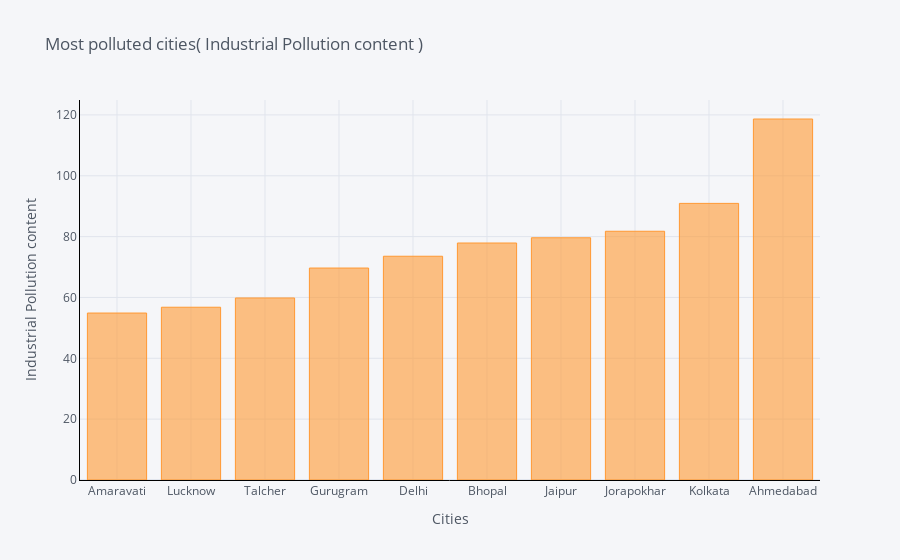
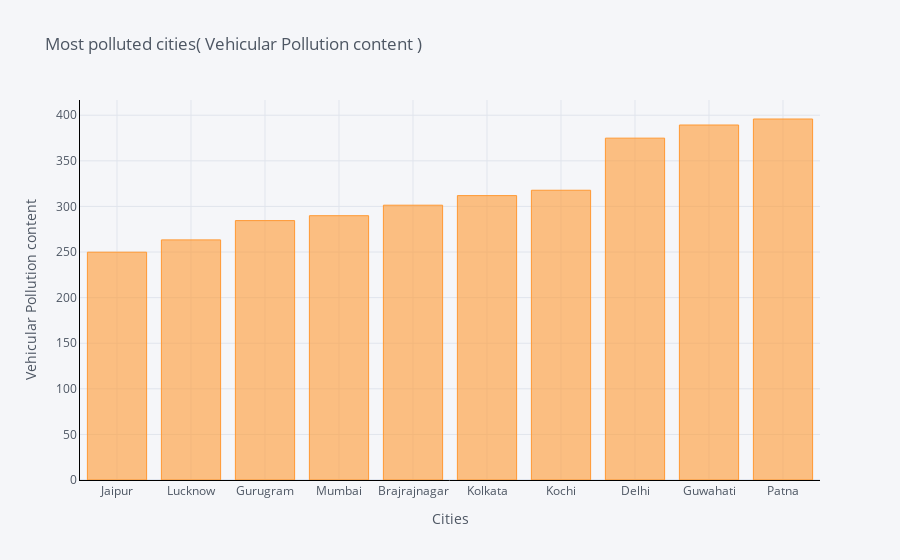

The cell these charts' notebook holds for them, in order:
### Code cell
def max_bar_plot(var):
    x1 = df[['City',var]].groupby(["City"]).median().sort_values(by = var,
    ascending = True).tail(10).iplot(kind='bar', xTitle='Cities',yTitle=var, 
                                     linecolor='black', title='{2} {1} {0}'.format(")",var,' Most polluted cities('))

p1 = max_bar_plot('Industrial Pollution content')
p2 = max_bar_plot('Vehicular Pollution content')

### Figure 1 — Plotly figure (JSON) as saved in the notebook; plotly's stock layout.template omitted (floating-point values rounded to 4 significant figures)
{"data": [{"marker": {"color": "rgba(255, 153, 51, 0.6)", "line": {"color": "rgba(255, 153, 51, 1.0)", "width": 1}}, "name": "Industrial Pollution content", "orientation": "v", "text": "", "type": "bar", "x": ["Amaravati", "Lucknow", "Talcher", "Gurugram", "Delhi", "Bhopal", "Jaipur", "Jorapokhar", "Kolkata", "Ahmedabad"], "y": [54.88, 56.79, 59.83, 69.67, 73.55, 77.9, 79.62, 81.76, 90.92, 118.7]}], "layout": {"legend": {"bgcolor": "#F5F6F9", "font": {"color": "#4D5663"}}, "paper_bgcolor": "#F5F6F9", "plot_bgcolor": "#F5F6F9", "title": {"font": {"color": "#4D5663"}, "text": " Most polluted cities( Industrial Pollution content )"}, "xaxis": {"gridcolor": "#E1E5ED", "linecolor": "black", "showgrid": true, "tickfont": {"color": "#4D5663"}, "title": {"font": {"color": "#4D5663"}, "text": "Cities"}, "zerolinecolor": "#E1E5ED"}, "yaxis": {"gridcolor": "#E1E5ED", "linecolor": "black", "showgrid": true, "tickfont": {"color": "#4D5663"}, "title": {"font": {"color": "#4D5663"}, "text": "Industrial Pollution content"}, "zerolinecolor": "#E1E5ED"}}}

### Figure 2 — Plotly figure (JSON) as saved in the notebook; plotly's stock layout.template omitted (floating-point values rounded to 4 significant figures)
{"data": [{"marker": {"color": "rgba(255, 153, 51, 0.6)", "line": {"color": "rgba(255, 153, 51, 1.0)", "width": 1}}, "name": "Vehicular Pollution content", "orientation": "v", "text": "", "type": "bar", "x": ["Jaipur", "Lucknow", "Gurugram", "Mumbai", "Brajrajnagar", "Kolkata", "Kochi", "Delhi", "Guwahati", "Patna"], "y": [249.8, 263.3, 284.5, 289.8, 301.3, 311.9, 317.8, 374.9, 389.3, 395.9]}], "layout": {"legend": {"bgcolor": "#F5F6F9", "font": {"color": "#4D5663"}}, "paper_bgcolor": "#F5F6F9", "plot_bgcolor": "#F5F6F9", "title": {"font": {"color": "#4D5663"}, "text": " Most polluted cities( Vehicular Pollution content )"}, "xaxis": {"gridcolor": "#E1E5ED", "linecolor": "black", "showgrid": true, "tickfont": {"color": "#4D5663"}, "title": {"font": {"color": "#4D5663"}, "text": "Cities"}, "zerolinecolor": "#E1E5ED"}, "yaxis": {"gridcolor": "#E1E5ED", "linecolor": "black", "showgrid": true, "tickfont": {"color": "#4D5663"}, "title": {"font": {"color": "#4D5663"}, "text": "Vehicular Pollution content"}, "zerolinecolor": "#E1E5ED"}}}
